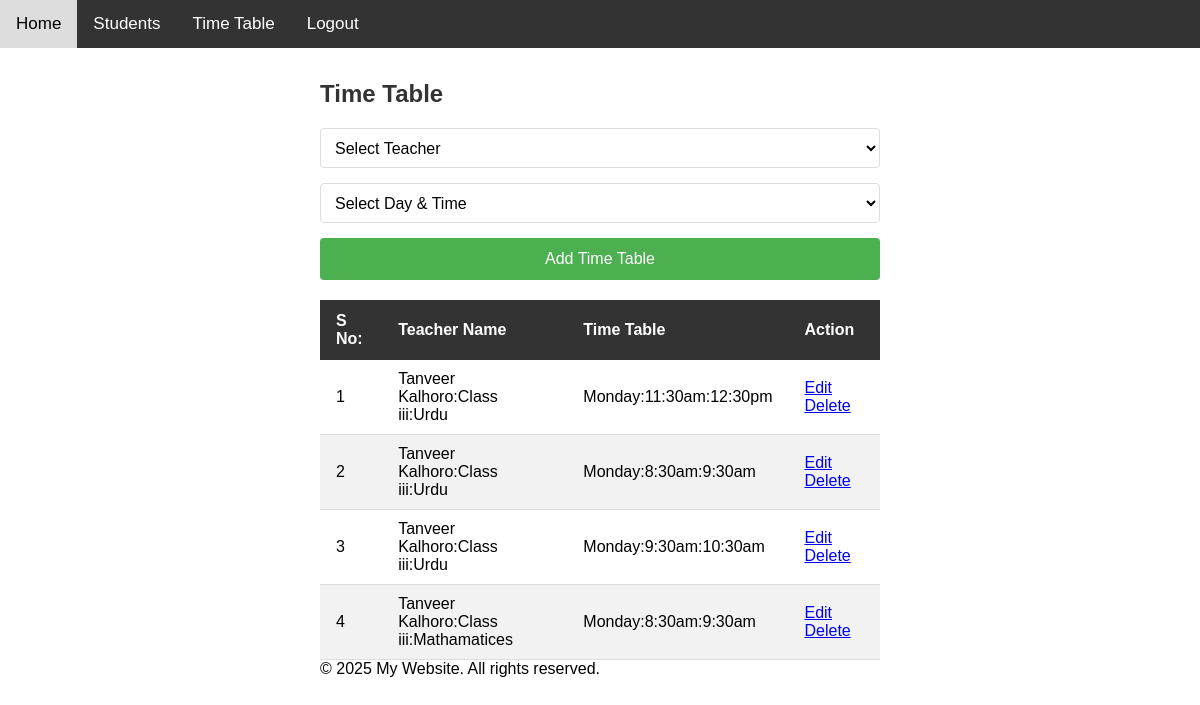
The app's page /time_table.php?menu_id=17 (signed in) with its own data.
### tables this page shows
CREATE TABLE `menus` (
  `id` int(11) NOT NULL AUTO_INCREMENT,
  `menus_name` varchar(256) DEFAULT NULL,
  `menus_links` varchar(256) DEFAULT NULL,
  `sort_order` int(10) DEFAULT 1,
  `is_display` smallint(1) DEFAULT 1,
  `enable` int(11) DEFAULT 1,
  PRIMARY KEY (`id`)
);

CREATE TABLE `time_table` (
  `id` int(11) NOT NULL AUTO_INCREMENT,
  `class_subject_id` int(11) DEFAULT NULL,
  `day_id` int(11) DEFAULT NULL,
  `enable` int(11) DEFAULT 1,
  PRIMARY KEY (`id`)
);

CREATE TABLE `teachers_info` (
  `teacher_id` int(11) NOT NULL AUTO_INCREMENT,
  `full_name` varchar(256) DEFAULT NULL,
  `user_name` varchar(256) DEFAULT NULL,
  `pasword` varchar(256) DEFAULT NULL,
  `role_id` varchar(11) DEFAULT NULL,
  `profile_pic` varchar(256) DEFAULT NULL,
  `email` varchar(256) DEFAULT NULL,
  `user_type` varchar(256) DEFAULT 'user',
  `enable` int(11) DEFAULT 1,
  PRIMARY KEY (`teacher_id`)
);

CREATE TABLE `classes` (
  `class_id` int(11) NOT NULL AUTO_INCREMENT,
  `class_name` varchar(100) DEFAULT NULL,
  `enable` int(11) DEFAULT 1,
  PRIMARY KEY (`class_id`)
);

CREATE TABLE `subjects` (
  `subject_id` int(11) NOT NULL AUTO_INCREMENT,
  `subject_name` varchar(100) DEFAULT NULL,
  `enable` int(11) DEFAULT 1,
  PRIMARY KEY (`subject_id`)
);

CREATE TABLE `day_time` (
  `day_id` int(11) NOT NULL AUTO_INCREMENT,
  `day` varchar(100) DEFAULT NULL,
  `time_start` varchar(100) DEFAULT NULL,
  `time_end` varchar(100) DEFAULT NULL,
  `enable` int(11) DEFAULT 1,
  PRIMARY KEY (`day_id`)
);

### time_table.php (the view, shortened to what this page needs)
<?php
include('header.php');
extract($_REQUEST);
extract($_POST);
?>
<!DOCTYPE html>
<html lang="en">
    <head>
    </head>
    <body>
        <?php include("sidebar.php"); ?>
        <div class="content">
            <div>
                <h2 class="form-title">Time Table</h2>
                <form method="post">
                    <div class="form-group">
                        <select id="class_subject_id" name="class_subject_id" value="<?php if(isset($class_subject_id)) { echo $class_subject_id;}?>">
                            <option value=""> Select Teacher</option>
                        </select>
                    </div>
                    <div class="form-group">
                        <select id="day_id" name="day_id" value="<?php if(isset($day_id)) { echo $day_id;}?>">
                            <option value=""> Select Day & Time</option>
                        </select>
                    </div>
                    <div class="form-group">
                    <input type="submit" value="Add Time Table">
                    </div>
                </form>
            </div>
            <div>
                <table>
                     <thead>
                        <tr>
                            <th>S No:</th>
                            <th>Teacher Name </th>
                            <th>Time Table </th>
                            <th>Action</th>
                        </tr>
                    </thead>
                    <tbody>
                        <?php
                         $sql = "SELECT a.* ,c.subject_name, d.class_name, f.full_name ,g.day,g.time_start,g.time_end
                        FROM `time_table` a
                        INNER JOIN teacher_subjects e ON e.id = a.class_subject_id
                        INNER JOIN teachers_info f ON f.teacher_id =  e.teacher_id
                        INNER JOIN class_subjects b ON b.id =  e.class_subject_id
                        INNER JOIN subjects c ON c.subject_id =  b.subject_id
                        INNER JOIN classes d ON b.class_id    = d.class_id
                        INNER JOIN day_time g ON a.day_id = g.day_id";
                        $result = mysqli_query($conn,$sql);
                        $count = mysqli_num_rows($result);
                        $i = 1;
                        if($count > 0){
                            while($data = mysqli_fetch_assoc($result)){
                            $id= $data['id'];?>
                            <tr>
                                <td><?php echo $i; ?></td>
                                <td><?php echo ($data['full_name']); ?>:<?php echo ($data['class_name']); ?>:<?php echo ($data['subject_name']); ?></td>
                                <td><?php echo ($data['day']); ?>:<?php echo ($data['time_start']); ?>:<?php echo ($data['time_end']); ?></td>
                                <td>
                                    <a href="time_table.php?menu_id=<?php echo $menu_id;?>&mode=edit&id=<?php echo $id?>">Edit</a>  &nbsp;&nbsp;
                                    <a href="time_table.php?menu_id=<?php echo $menu_id;?>&mode=delete&id=<?php echo $id?>">Delete</a>
                                </td>
                            </tr>
                        <?php
                            $i++;
                            }
                        }?>
                    </tbody>
                </table>
            </div>
        <?php
        include("footer.php"); ?>
        </div>
    </body>
 </html>

### sidebar.php
<?php
if(isset($_SESSION['user_id'])){
  $sql    ="SELECT DISTINCT  a.* FROM `menus` a WHERE a.enable = 1 AND a.is_display = 1 ORDER BY a.sort_order ";
  $result =mysqli_query($conn,$sql);
  $count  =mysqli_num_rows($result);?>
  <div class="horizontal-sidebar">
      <a href="index.php">Home</a>
      <?php
      if($count > 0){
          while($data =mysqli_fetch_assoc($result)) {
            $site_bar_menu_id = $data['id'];
            $sql    ="SELECT a.*
                      FROM users a
                      INNER JOIN `role_per` b ON a.`role_id` = b.role_id
                      WHERE a.id = '".$_SESSION['user_id']."'
                      AND b.`menus_id` = '".$site_bar_menu_id."' ";
            $result2 =mysqli_query($conn,$sql);
            $count2  =mysqli_num_rows($result2);
            if($count2 > 0 ||  $_SESSION['user_type'] =="SuperAdmin"){ ?>
              <a href="<?php echo $data['menus_links']; ?>?menu_id=<?php echo $data['id']; ?>"><?php echo $data['menus_name']; ?></a>
            <?php }
          }
      }?>
      <a href="logout.php">Logout</a>
  </div>
<?php }?>

### footer.php
<footer >
    <p>&copy; 2025 My Website. All rights reserved.</p>
</footer>

### css.php (style rules this page uses)
* { margin: 0; padding: 0; box-sizing: border-box; }
body { font-family: Arial, sans-serif; }
.horizontal-sidebar { background: #333; overflow: hidden; position: fixed; top: 0; width: 100%; }
.horizontal-sidebar a { float: left; display: block; color: white; text-align: center; padding: 14px 16px; text-decoration: none; font-size: 17px; }
.content { margin-top: 60px; padding: 20px; }
table { width: 100%; border-collapse: collapse; margin-top: 20px; }
th { background-color: #333; color: white; padding: 12px 16px; text-align: left; }
td { padding: 10px 16px; border-bottom: 1px solid #ddd; }
tr:nth-child(even) { background-color: #f2f2f2; }
.content { margin-top: 60px; padding: 20px; max-width: 600px; margin-left: auto; margin-right: auto; }
.form-title { color: #333; margin-bottom: 20px; }
.form-group { margin-bottom: 15px; }
input[type="text"], input[type="email"], input[type="password"], select { width: 100%; padding: 10px; border: 1px solid #ddd; border-radius: 4px; font-size: 16px; }
select { height: 40px; background-color: white; }
input[type="submit"] { background-color: #4CAF50; color: white; padding: 12px 20px; border: none; border-radius: 4px; cursor: pointer; font-size: 16px; width: 100%; }

### records on screen
menus: menus_name "Students"
menus: menus_name "Time Table"
time_table: teachers_info.full_name "Tanveer Kalhoro", classes.class_name "Class iii", subjects.subject_name "Urdu", day.day "Monday", day.time_start "11:30am", day.time_end "12:30pm"
time_table: teachers_info.full_name "Tanveer Kalhoro", classes.class_name "Class iii", subjects.subject_name "Urdu", day.day "Monday", day.time_start "8:30am", day.time_end "9:30am"
time_table: teachers_info.full_name "Tanveer Kalhoro", classes.class_name "Class iii", subjects.subject_name "Urdu", day.day "Monday", day.time_start "9:30am", day.time_end "10:30am"
time_table: teachers_info.full_name "Tanveer Kalhoro", classes.class_name "Class iii", subjects.subject_name "Mathamatices", day.day "Monday", day.time_start "8:30am", day.time_end "9:30am"
